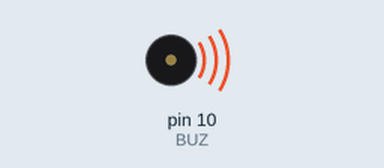
A sketch run on a simulated Arduino Uno, built with avr-gcc and run on an emulated ATmega328P. On the bench: buzzer (waves = sounding).

Above: at 0.55 s.
At 2.7 s:
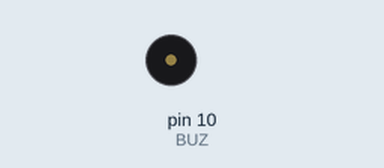
Timing chart, 0 to 3.7 s (numbered marks = the images above):
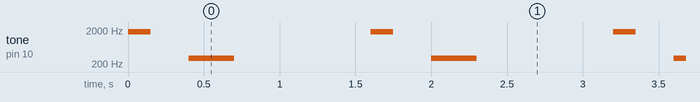

Measured:
- by itself, tone on pin 10 (BUZ): repeats every 1.6 s: silent 0.25 s, 300 Hz 0.30 s, silent 0.90 s, 1800 Hz 0.15 s

The sketch:

t3_buzzer.ino
```cpp
// Module test 3: passive buzzer on D10
// Pass: a high beep, then a low beep. One flat buzz for both = active buzzer.

const uint8_t BUZ = 10;

void setup() {
  pinMode(BUZ, OUTPUT);
}

void loop() {
  tone(BUZ, 1800, 150);
  delay(400);
  tone(BUZ, 300, 300);
  delay(1200);
}
```
